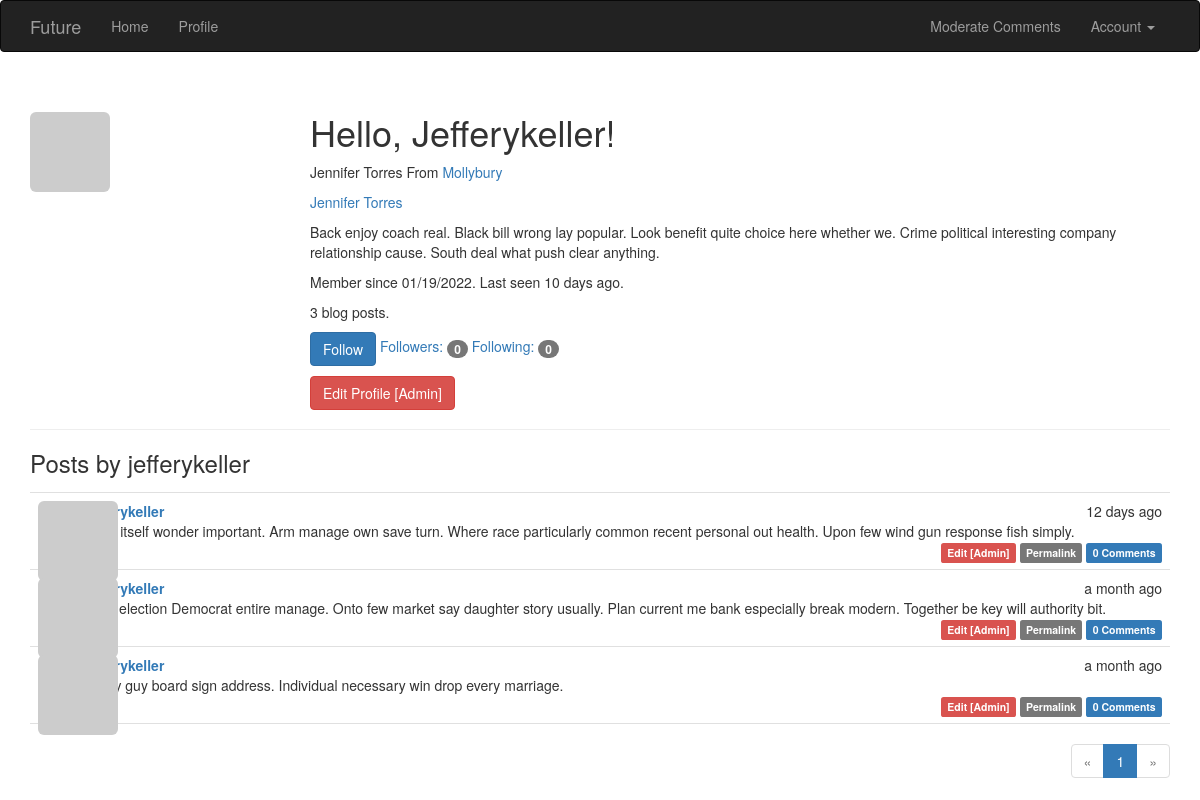
The page /user/jefferykeller (signed in) on the database its author committed.
### app/models.py (models this page shows, shortened)
class User(db.Model, UserMixin):
    __tablename__ = 'users'
    id = db.Column(db.Integer, primary_key=True)
    email = db.Column(db.String(64), unique=True, index=True)
    username = db.Column(db.String(64), unique=True, index=True)
    password_hash = db.Column(db.String(128))
    role_id = db.Column(db.Integer, db.ForeignKey('roles.id'))
    confirmed = db.Column(db.Boolean, default=False)
    name = db.Column(db.String(64))
    location = db.Column(db.String(64))
    about_me = db.Column(db.Text())
    member_since = db.Column(db.DateTime(), default=datetime.utcnow)
    last_seen = db.Column(db.DateTime(), default=datetime.utcnow)
    avatar_hash = db.Column(db.String(32))
    posts = db.relationship('Post', backref='author', lazy='dynamic')
    followed = db.relationship('Follow',
                               foreign_keys=[Follow.follower_id],
                               backref=db.backref('follower', lazy='joined'),
                               lazy='dynamic',
                               cascade='all, delete-orphan')
    followers = db.relationship('Follow',
                               foreign_keys=[Follow.followed_id],
                               backref=db.backref('followed', lazy='joined'),
                               lazy='dynamic',
                               cascade='all, delete-orphan')
    comments = db.relationship('Comment', backref='author', lazy='dynamic')
    @property
    def password(self):
        raise AttributeError('password is not a readable')
    def can(self, perm):
        return self.role is not None and self.role.has_permission(perm)
    def is_administrator(self):
        return self.can(Permission.ADMIN)
    def ping(self):
        self.last_seen = datetime.utcnow()
        db.session.add(self)
        db.session.commit()
    def gravatar(self, size=100, default='identicon', rating='g'):
        if request.is_secure:
            url = 'https://secure.gravatar.com/avatar'
        else:
            url = 'http://www.gravatar.com/avatar'
        hash = self.avatar_hash or self.gravatar_hash()
        return '{url}/{hash}?s={size}&d={default}&r={rating}'.format(
            url=url, hash=hash, size=size, default=default, rating=rating)
    def is_following(self, user):
        if user.id is None:
            return False
        return self.followed.filter_by(followed_id=user.id).first() is not None

class Post(db.Model):
    __tablename__ = 'posts'
    id = db.Column(db.Integer, primary_key=True)
    body = db.Column(db.Text)
    body_html = db.Column(db.Text)
    timestamp = db.Column(db.DateTime, index=True, default=datetime.utcnow)
    author_id = db.Column(db.Integer, db.ForeignKey('users.id'))
    comments = db.relationship('Comment', backref='post', lazy='dynamic')

### app/main/views.py (the view)
@main.route('/user/<username>')
def user(username):
    user = User.query.filter_by(username=username).first_or_404()
    page = request.args.get('page', 1, type=int)
    pagination = user.posts.order_by(Post.timestamp.desc()).paginate(
        page, per_page=current_app.config['FUTURE_POSTS_PER_PAGE'],
        error_out=False)
    posts = pagination.items
    return render_template('user.html', user=user, posts=posts, pagination=pagination)

### app/auth/views.py (called while the page is built)
@auth.before_app_request
def before_request():
    if current_user.is_authenticated:
        current_user.ping()
        if not current_user.confirmed \
                and request.endpoint \
                and request.blueprint != 'auth' \
                and request.endpoint != 'static':
            return redirect(url_for('auth.unconfirmed'))

### app/main/__init__.py (called while the page is built)
@main.app_context_processor
def inject_permissions():
    return dict(Permission=Permission)

### app/main/views.py (called while the page is built)
@main.after_app_request
def after_request(response):
    for query in get_debug_queries():
        if query.duration >= current_app.config['FUTURE_SLOW_DB_QUERY_TIME']:
            current_app.logger.warning('Slow query: %s\nParameters: %s\nDuration: %fs\nContext: %s\n'
                                       % (query.statement, query.parameters, query.duration, query.context))
    return response

### app/models.py (called while the page is built)
@login_manager.user_loader
def load_user(user_id):
    return User.query.get(int(user_id))

    def has_permission(self, perm):
        return self.permissions & perm == perm

### app/templates/user.html (shortened to what this page needs)
{% extends "base.html" %}
{% import "_macros.html" as macros %}
{% block page_content %}
<div class="page-header">
    <img class="img-rounded profile-thumbnail" src="{{ user.gravatar(size=256) }}">
    <div class="profile-header">
        <h1>Hello, {{ user.username|capitalize }}!</h1>
        {% if user.name or user.location %}
            <p>
                {% if user.name %}{{ user.name }}{% endif %}
                {% if user.location %}
                    From <a href="http://maps.goole.com/?q={{ user.location }}">
                    {{ user.location }}
                </a>
                {% endif %}
            </p>
        {% endif %}
        {% if current_user.is_administrator() %}
            <p><a href="mailto:{{ user.email }}">{{ user.name }}</a></p>
        {% endif %}
        {% if user.about_me %}<p>{{ user.about_me }}</p>{% endif %}
        <p>
            Member since {{ moment(user.member_since).format('L') }}. Last seen {{ moment(user.last_seen).fromNow() }}.
        </p>
        <p>{{ user.posts.count() }} blog posts.</p>
        <p>
            {% if current_user.can(Permission.FOLLOW) and user != current_user %}
                {% if not current_user.is_following(user) %}
                <a href="{{ url_for('.follow', username=user.username) }}" class="btn btn-primary">Follow</a>
                {% else %}
                <a href="{{ url_for('.unfollow', username=user.username) }}" class="btn btn-default">Unfollow</a>
                {% endif %}
            {% endif %}
            <a href="{{ url_for('.followers', username=user.username) }}">Followers: <span class="badge">{{ user.followers.count() - 1 }}</span></a>
            <a href="{{ url_for('.followed_by', username=user.username) }}">Following: <span class="badge">{{ user.followed.count() - 1}}</span></a>
        </p>
        <p>
            {% if current_user.is_administrator() %}
            <a class="btn btn-danger" href="{{ url_for('.edit_profile_admin', id=user.id) }}">Edit Profile [Admin]</a>
            {% endif %}
        </p>
    </div>
</div>
<h3>Posts by {{ user.username }}</h3>
    {% include '_posts.html' %}
{% if pagination %}
<div class="pagination">
    {{ macros.pagination_widget(pagination, '.user', username=user.username) }}
</div>
{% endif %}
{% endblock %}

### app/templates/_posts.html
<ul class="posts">
    {% for post in posts %}
    <li class="post">
        <div class="post-thumbnail">
            <a href="{{ url_for('.user', username=post.author.username) }}">
                <img class="img-rounded profile-thumbnail" src="{{ post.author.gravatar(size=40) }}">
            </a>
        </div>
        <div class="post-content">
            <div class="post-date">{{ moment(post.timestamp).fromNow() }}</div>
            <div class="post-author"><a href="{{ url_for('.user', username=post.author.username) }}">{{ post.author.username }}</a></div>
            <div class="post-body">
                {% if post.body_html %}
                    {{ post.body_html | safe }}
                {% else %}
                    {{ post.body }}
                {% endif %}
            </div>
            <div class="post-footer">
                {% if current_user == post.author %}
                <a href="{{ url_for('.edit', id=post.id) }}">
                    <span class="label label-primary">Edit</span>
                </a>
                {% elif current_user.is_administrator() %}
                <a href="{{ url_for('.edit', id=post.id) }}">
                    <span class="label label-danger">Edit [Admin]</span>
                </a>
                {% endif %}
                <a href="{{ url_for('.post', id=post.id) }}">
                    <span class="label label-default">Permalink</span>
                </a>
                <a href="{{ url_for('.post', id=post.id) }}#comments">
                    <span class="label label-primary">{{ post.comments.count() }} Comments</span>
                </a>
            </div>
        </div>
    </li>
    {% endfor %}
</ul>

### app/static/styles.css (style rules this page uses)
.profile-thumbnail { position: absolute; }
.profile-header { min-height: 260px; margin-left: 280px; }
ul.posts { list-style-type: none; padding: 0px; margin: 16px 0px 0px 0px; border-top: 1px solid #e0e0e0; }
ul.posts li.post { padding: 8px; border-bottom: 1px solid #e0e0e0; }
div.post-date { float: right; }
div.post-author { font-weight: bold; }
div.post-thumbnail { position: absolute; }
div.post-content { margin-left: 48px; min-height: 48px; }
div.post-footer { text-align: right; }
div.pagination { width: 100%; text-align: right; padding: 0px; margin: 0px; }

### rows shown on the page
User: username "Jefferykeller", name "Jennifer Torres", location "Mollybury", about_me "Back enjoy coach real. Black bill wrong lay popular. Look benefit quite choice here whether we. Crime political interesting company relationship cause. South deal what push clear anything.", member_since "01/19/2022", last_seen "10 days ago", username "jefferykeller"
Post: timestamp "12 days ago", author.username "jefferykeller", body "Field itself wonder important. Arm manage own save turn. Where race particularly common recent personal out health. Upon few wind gun response fish simply.", comments.count "0"
Post: timestamp "a month ago", author.username "jefferykeller", body "Note election Democrat entire manage. Onto few market say daughter story usually. Plan current me bank especially break modern. Together be key will authority bit.", comments.count "0"
Post: timestamp "a month ago", author.username "jefferykeller", body "Likely guy board sign address. Individual necessary win drop every marriage.", comments.count "0"

### other values the page prints
{{ user.posts.count() }} "3"
{{ user.followers.count() - 1 }} "0"
{{ user.followed.count() - 1 }} "0"
{{ p }} "1"
